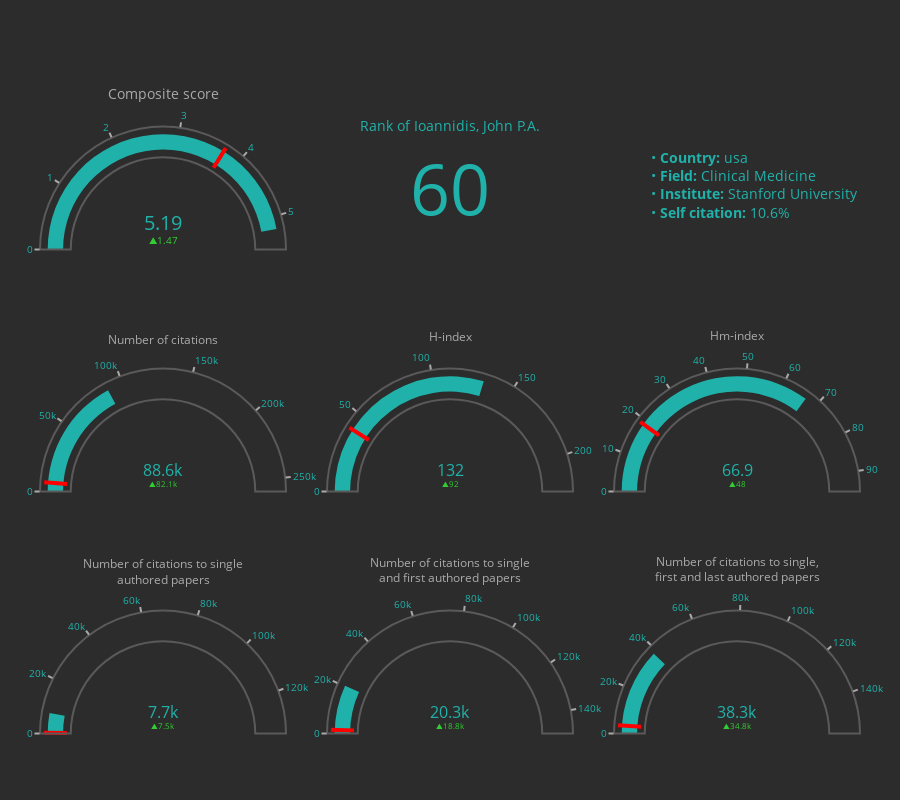
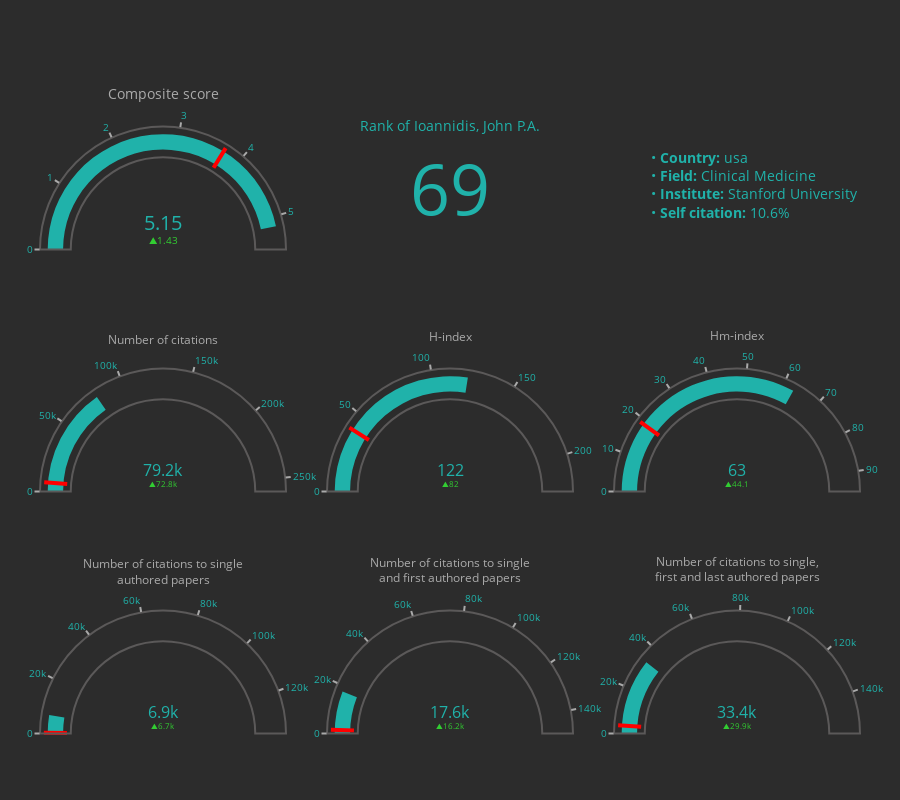
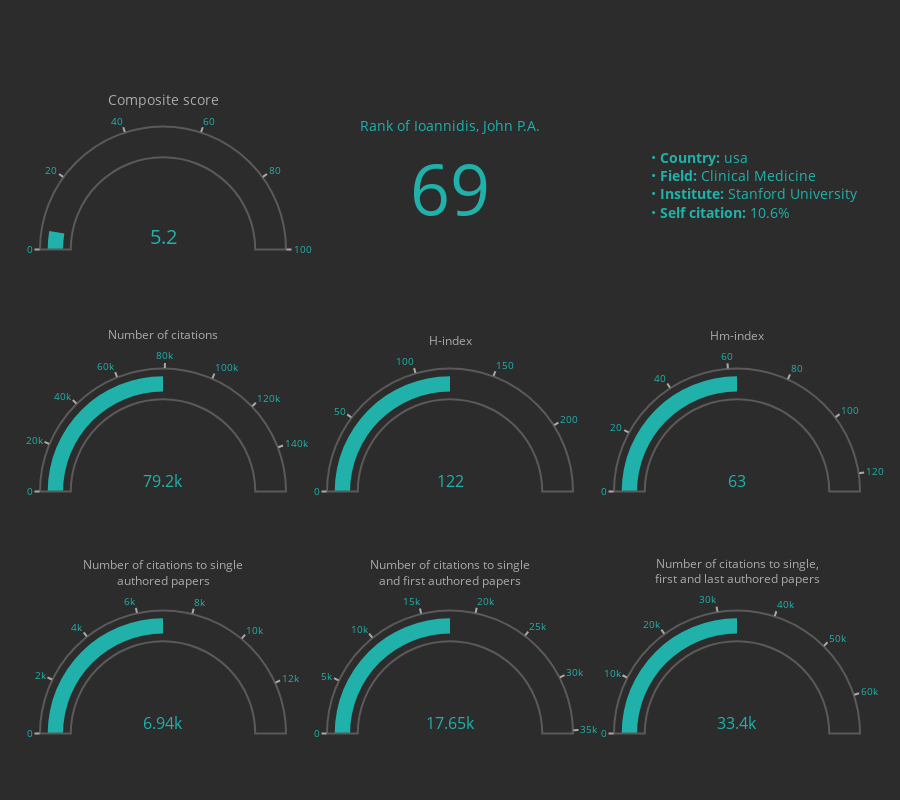
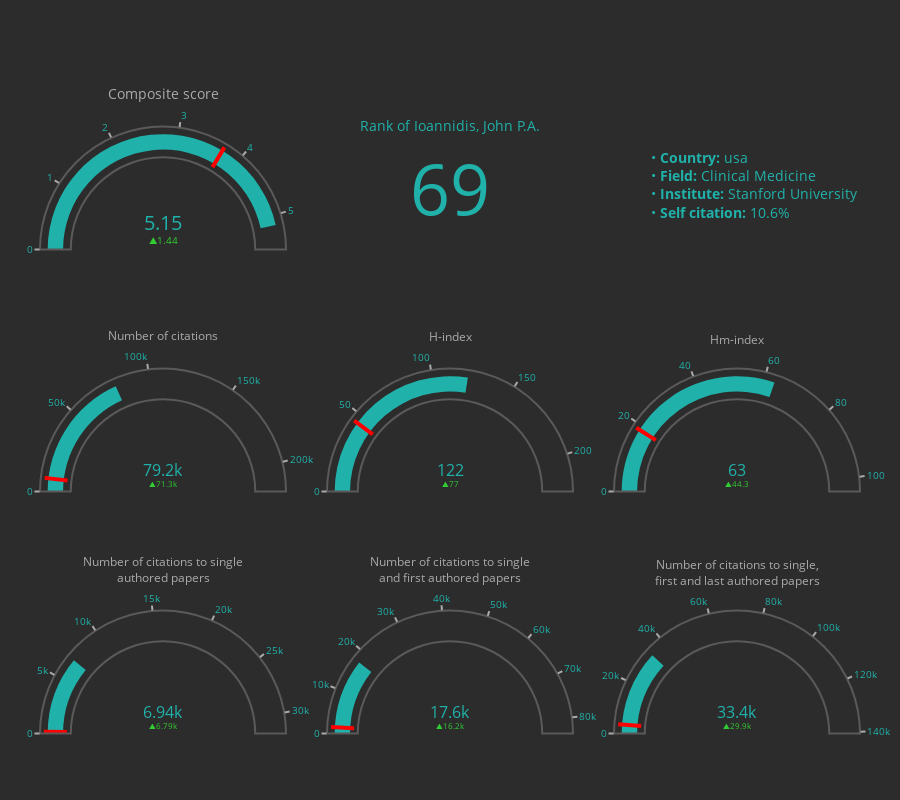

Here is the notebook cell these charts were saved with, in order:
### Code cell
#| label: fig2cell

from Dash_client import TwoPercentersClient
import plotly.io as pio
pio.renderers.default = "plotly_mimetype"
client = TwoPercentersClient()
client.interactive_author_metrics_complete()

### Figure 1 — Plotly figure (JSON) as saved in the notebook; plotly's stock layout.template omitted (floating-point values rounded to 4 significant figures)
{"data": [{"delta": {"decreasing": {"color": "indianred"}, "increasing": {"color": "limegreen"}, "reference": 6482}, "domain": {"x": [0, 0.3], "y": [0.3667, 0.6333]}, "gauge": {"axis": {"range": [null, 259310], "tickcolor": "#aaa", "tickwidth": 2}, "bar": {"color": "lightseagreen"}, "bgcolor": "#2C2C2C", "bordercolor": "#5b5959", "borderwidth": 2, "threshold": {"line": {"color": "red", "width": 4}, "thickness": 0.75, "value": 6482}}, "mode": "gauge+number+delta", "number": {"font": {"color": "lightseagreen", "size": 16}}, "title": {"font": {"color": "#aaa", "size": 12}, "text": "Number of citations"}, "type": "indicator", "value": 88629}, {"delta": {"decreasing": {"color": "indianred"}, "increasing": {"color": "limegreen"}, "reference": 40}, "domain": {"x": [0.35, 0.65], "y": [0.3667, 0.6333]}, "gauge": {"axis": {"range": [null, 222], "tickcolor": "#aaa", "tickwidth": 2}, "bar": {"color": "lightseagreen"}, "bgcolor": "#2C2C2C", "bordercolor": "#5b5959", "borderwidth": 2, "threshold": {"line": {"color": "red", "width": 4}, "thickness": 0.75, "value": 40}}, "mode": "gauge+number+delta", "number": {"font": {"color": "lightseagreen", "size": 16}}, "title": {"font": {"color": "#aaa", "size": 12}, "text": "H-index"}, "type": "indicator", "value": 132}, {"delta": {"decreasing": {"color": "indianred"}, "increasing": {"color": "limegreen"}, "reference": 18.86}, "domain": {"x": [0.7, 1], "y": [0.3667, 0.6333]}, "gauge": {"axis": {"range": [null, 95.08], "tickcolor": "#aaa", "tickwidth": 2}, "bar": {"color": "lightseagreen"}, "bgcolor": "#2C2C2C", "bordercolor": "#5b5959", "borderwidth": 2, "threshold": {"line": {"color": "red", "width": 4}, "thickness": 0.75, "value": 18.86}}, "mode": "gauge+number+delta", "number": {"font": {"color": "lightseagreen", "size": 16}}, "title": {"font": {"color": "#aaa", "size": 12}, "text": "Hm-index"}, "type": "indicator", "value": 66.85}, {"delta": {"decreasing": {"color": "indianred"}, "increasing": {"color": "limegreen"}, "reference": 227}, "domain": {"x": [0, 0.3], "y": [0, 0.2667]}, "gauge": {"axis": {"range": [null, 135334], "tickcolor": "#aaa", "tickwidth": 2}, "bar": {"color": "lightseagreen"}, "bgcolor": "#2C2C2C", "bordercolor": "#5b5959", "borderwidth": 2, "threshold": {"line": {"color": "red", "width": 4}, "thickness": 0.75, "value": 227}}, "mode": "gauge+number+delta", "number": {"font": {"color": "lightseagreen", "size": 16}}, "title": {"font": {"color": "#aaa", "size": 12}, "text": "Number of citations to single<br>authored papers"}, "type": "indicator", "value": 7689}, {"delta": {"decreasing": {"color": "indianred"}, "increasing": {"color": "limegreen"}, "reference": 1490}, "domain": {"x": [0.35, 0.65], "y": [0, 0.2667]}, "gauge": {"axis": {"range": [null, 149125], "tickcolor": "#aaa", "tickwidth": 2}, "bar": {"color": "lightseagreen"}, "bgcolor": "#2C2C2C", "bordercolor": "#5b5959", "borderwidth": 2, "threshold": {"line": {"color": "red", "width": 4}, "thickness": 0.75, "value": 1490}}, "mode": "gauge+number+delta", "number": {"font": {"color": "lightseagreen", "size": 16}}, "title": {"font": {"color": "#aaa", "size": 12}, "text": "Number of citations to single<br>and first authored papers"}, "type": "indicator", "value": 20288}, {"delta": {"decreasing": {"color": "indianred"}, "increasing": {"color": "limegreen"}, "reference": 3506}, "domain": {"x": [0.7, 1], "y": [0, 0.2667]}, "gauge": {"axis": {"range": [null, 157458], "tickcolor": "#aaa", "tickwidth": 2}, "bar": {"color": "lightseagreen"}, "bgcolor": "#2C2C2C", "bordercolor": "#5b5959", "borderwidth": 2, "threshold": {"line": {"color": "red", "width": 4}, "thickness": 0.75, "value": 3506}}, "mode": "gauge+number+delta", "number": {"font": {"color": "lightseagreen", "size": 16}}, "title": {"font": {"color": "#aaa", "size": 12}, "text": "Number of citations to single,<br>first and last authored papers"}, "type": "indicator", "value": 38312}, {"delta": {"decreasing": {"color": "indianred"}, "increasing": {"color": "limegreen"}, "reference": 3.724}, "domain": {"x": [0, 0.3], "y": [0.7333, 1]}, "gauge": {"axis": {"range": [null, 5.506], "tickcolor": "#aaa", "tickwidth": 2}, "bar": {"color": "lightseagreen"}, "bgcolor": "#2C2C2C", "bordercolor": "#5b5959", "borderwidth": 2, "threshold": {"line": {"color": "red", "width": 4}, "thickness": 0.75, "value": 3.724}}, "mode": "gauge+number+delta", "number": {"font": {"color": "lightseagreen", "size": 20}}, "title": {"font": {"color": "#aaa", "size": 14}, "text": "Composite score"}, "type": "indicator", "value": 5.193}, {"domain": {"x": [0.35, 0.65], "y": [0.7333, 1]}, "mode": "number", "number": {"font": {"color": "lightseagreen", "size": 70}}, "title": {"font": {"color": "lightseagreen", "size": 14}, "text": "Rank of Ioannidis, John P.A."}, "type": "indicator", "value": 60}], "layout": {"annotations": [{"align": "left", "font": {"color": "lightseagreen", "size": 14}, "showarrow": false, "text": "• <b>Country:</b> usa<br>• <b>Field:</b> Clinical Medicine<br>• <b>Institute:</b> Stanford University<br>• <b>Self citation:</b> 10.6%", "x": 1, "xref": "paper", "y": 0.93, "yref": "paper"}], "font": {"color": "lightseagreen", "size": 10}, "height": 800, "margin": {"b": 40, "l": 40, "r": 40, "t": 100}, "paper_bgcolor": "#2C2C2C", "plot_bgcolor": "#2C2C2C", "showlegend": false}}

### Figure 2 — Plotly figure (JSON) as saved in the notebook; plotly's stock layout.template omitted (floating-point values rounded to 4 significant figures)
{"data": [{"delta": {"decreasing": {"color": "indianred"}, "increasing": {"color": "limegreen"}, "reference": 6482}, "domain": {"x": [0, 0.3], "y": [0.3667, 0.6333]}, "gauge": {"axis": {"range": [null, 259310], "tickcolor": "#aaa", "tickwidth": 2}, "bar": {"color": "lightseagreen"}, "bgcolor": "#2C2C2C", "bordercolor": "#5b5959", "borderwidth": 2, "threshold": {"line": {"color": "red", "width": 4}, "thickness": 0.75, "value": 6482}}, "mode": "gauge+number+delta", "number": {"font": {"color": "lightseagreen", "size": 16}}, "title": {"font": {"color": "#aaa", "size": 12}, "text": "Number of citations"}, "type": "indicator", "value": 79244}, {"delta": {"decreasing": {"color": "indianred"}, "increasing": {"color": "limegreen"}, "reference": 40}, "domain": {"x": [0.35, 0.65], "y": [0.3667, 0.6333]}, "gauge": {"axis": {"range": [null, 222], "tickcolor": "#aaa", "tickwidth": 2}, "bar": {"color": "lightseagreen"}, "bgcolor": "#2C2C2C", "bordercolor": "#5b5959", "borderwidth": 2, "threshold": {"line": {"color": "red", "width": 4}, "thickness": 0.75, "value": 40}}, "mode": "gauge+number+delta", "number": {"font": {"color": "lightseagreen", "size": 16}}, "title": {"font": {"color": "#aaa", "size": 12}, "text": "H-index"}, "type": "indicator", "value": 122}, {"delta": {"decreasing": {"color": "indianred"}, "increasing": {"color": "limegreen"}, "reference": 18.86}, "domain": {"x": [0.7, 1], "y": [0.3667, 0.6333]}, "gauge": {"axis": {"range": [null, 95.08], "tickcolor": "#aaa", "tickwidth": 2}, "bar": {"color": "lightseagreen"}, "bgcolor": "#2C2C2C", "bordercolor": "#5b5959", "borderwidth": 2, "threshold": {"line": {"color": "red", "width": 4}, "thickness": 0.75, "value": 18.86}}, "mode": "gauge+number+delta", "number": {"font": {"color": "lightseagreen", "size": 16}}, "title": {"font": {"color": "#aaa", "size": 12}, "text": "Hm-index"}, "type": "indicator", "value": 62.96}, {"delta": {"decreasing": {"color": "indianred"}, "increasing": {"color": "limegreen"}, "reference": 227}, "domain": {"x": [0, 0.3], "y": [0, 0.2667]}, "gauge": {"axis": {"range": [null, 135334], "tickcolor": "#aaa", "tickwidth": 2}, "bar": {"color": "lightseagreen"}, "bgcolor": "#2C2C2C", "bordercolor": "#5b5959", "borderwidth": 2, "threshold": {"line": {"color": "red", "width": 4}, "thickness": 0.75, "value": 227}}, "mode": "gauge+number+delta", "number": {"font": {"color": "lightseagreen", "size": 16}}, "title": {"font": {"color": "#aaa", "size": 12}, "text": "Number of citations to single<br>authored papers"}, "type": "indicator", "value": 6939}, {"delta": {"decreasing": {"color": "indianred"}, "increasing": {"color": "limegreen"}, "reference": 1490}, "domain": {"x": [0.35, 0.65], "y": [0, 0.2667]}, "gauge": {"axis": {"range": [null, 149125], "tickcolor": "#aaa", "tickwidth": 2}, "bar": {"color": "lightseagreen"}, "bgcolor": "#2C2C2C", "bordercolor": "#5b5959", "borderwidth": 2, "threshold": {"line": {"color": "red", "width": 4}, "thickness": 0.75, "value": 1490}}, "mode": "gauge+number+delta", "number": {"font": {"color": "lightseagreen", "size": 16}}, "title": {"font": {"color": "#aaa", "size": 12}, "text": "Number of citations to single<br>and first authored papers"}, "type": "indicator", "value": 17649}, {"delta": {"decreasing": {"color": "indianred"}, "increasing": {"color": "limegreen"}, "reference": 3506}, "domain": {"x": [0.7, 1], "y": [0, 0.2667]}, "gauge": {"axis": {"range": [null, 157458], "tickcolor": "#aaa", "tickwidth": 2}, "bar": {"color": "lightseagreen"}, "bgcolor": "#2C2C2C", "bordercolor": "#5b5959", "borderwidth": 2, "threshold": {"line": {"color": "red", "width": 4}, "thickness": 0.75, "value": 3506}}, "mode": "gauge+number+delta", "number": {"font": {"color": "lightseagreen", "size": 16}}, "title": {"font": {"color": "#aaa", "size": 12}, "text": "Number of citations to single,<br>first and last authored papers"}, "type": "indicator", "value": 33386}, {"delta": {"decreasing": {"color": "indianred"}, "increasing": {"color": "limegreen"}, "reference": 3.724}, "domain": {"x": [0, 0.3], "y": [0.7333, 1]}, "gauge": {"axis": {"range": [null, 5.506], "tickcolor": "#aaa", "tickwidth": 2}, "bar": {"color": "lightseagreen"}, "bgcolor": "#2C2C2C", "bordercolor": "#5b5959", "borderwidth": 2, "threshold": {"line": {"color": "red", "width": 4}, "thickness": 0.75, "value": 3.724}}, "mode": "gauge+number+delta", "number": {"font": {"color": "lightseagreen", "size": 20}}, "title": {"font": {"color": "#aaa", "size": 14}, "text": "Composite score"}, "type": "indicator", "value": 5.151}, {"domain": {"x": [0.35, 0.65], "y": [0.7333, 1]}, "mode": "number", "number": {"font": {"color": "lightseagreen", "size": 70}}, "title": {"font": {"color": "lightseagreen", "size": 14}, "text": "Rank of Ioannidis, John P.A."}, "type": "indicator", "value": 69}], "layout": {"annotations": [{"align": "left", "font": {"color": "lightseagreen", "size": 14}, "showarrow": false, "text": "• <b>Country:</b> usa<br>• <b>Field:</b> Clinical Medicine<br>• <b>Institute:</b> Stanford University<br>• <b>Self citation:</b> 10.6%", "x": 1, "xref": "paper", "y": 0.93, "yref": "paper"}], "font": {"color": "lightseagreen", "size": 10}, "height": 800, "margin": {"b": 40, "l": 40, "r": 40, "t": 100}, "paper_bgcolor": "#2C2C2C", "plot_bgcolor": "#2C2C2C", "showlegend": false}}

### Figure 3 — Plotly figure (JSON) as saved in the notebook; plotly's stock layout.template omitted (floating-point values rounded to 4 significant figures)
{"data": [{"domain": {"x": [0, 0.3], "y": [0.3667, 0.6333]}, "gauge": {"axis": {"range": [null, 158488], "tickcolor": "#aaa", "tickwidth": 2}, "bar": {"color": "lightseagreen"}, "bgcolor": "#2C2C2C", "bordercolor": "#5b5959", "borderwidth": 2}, "mode": "gauge+number", "number": {"font": {"color": "lightseagreen", "size": 16}}, "title": {"font": {"color": "#aaa", "size": 12}, "text": "Number of citations"}, "type": "indicator", "value": 79244}, {"domain": {"x": [0.35, 0.65], "y": [0.3667, 0.6333]}, "gauge": {"axis": {"range": [null, 244], "tickcolor": "#aaa", "tickwidth": 2}, "bar": {"color": "lightseagreen"}, "bgcolor": "#2C2C2C", "bordercolor": "#5b5959", "borderwidth": 2}, "mode": "gauge+number", "number": {"font": {"color": "lightseagreen", "size": 16}}, "title": {"font": {"color": "#aaa", "size": 12}, "text": "H-index"}, "type": "indicator", "value": 122}, {"domain": {"x": [0.7, 1], "y": [0.3667, 0.6333]}, "gauge": {"axis": {"range": [null, 125.9], "tickcolor": "#aaa", "tickwidth": 2}, "bar": {"color": "lightseagreen"}, "bgcolor": "#2C2C2C", "bordercolor": "#5b5959", "borderwidth": 2}, "mode": "gauge+number", "number": {"font": {"color": "lightseagreen", "size": 16}}, "title": {"font": {"color": "#aaa", "size": 12}, "text": "Hm-index"}, "type": "indicator", "value": 62.96}, {"domain": {"x": [0, 0.3], "y": [0, 0.2667]}, "gauge": {"axis": {"range": [null, 13878], "tickcolor": "#aaa", "tickwidth": 2}, "bar": {"color": "lightseagreen"}, "bgcolor": "#2C2C2C", "bordercolor": "#5b5959", "borderwidth": 2}, "mode": "gauge+number", "number": {"font": {"color": "lightseagreen", "size": 16}}, "title": {"font": {"color": "#aaa", "size": 12}, "text": "Number of citations to single<br>authored papers"}, "type": "indicator", "value": 6939}, {"domain": {"x": [0.35, 0.65], "y": [0, 0.2667]}, "gauge": {"axis": {"range": [null, 35298], "tickcolor": "#aaa", "tickwidth": 2}, "bar": {"color": "lightseagreen"}, "bgcolor": "#2C2C2C", "bordercolor": "#5b5959", "borderwidth": 2}, "mode": "gauge+number", "number": {"font": {"color": "lightseagreen", "size": 16}}, "title": {"font": {"color": "#aaa", "size": 12}, "text": "Number of citations to single<br>and first authored papers"}, "type": "indicator", "value": 17649}, {"domain": {"x": [0.7, 1], "y": [0, 0.2667]}, "gauge": {"axis": {"range": [null, 66772], "tickcolor": "#aaa", "tickwidth": 2}, "bar": {"color": "lightseagreen"}, "bgcolor": "#2C2C2C", "bordercolor": "#5b5959", "borderwidth": 2}, "mode": "gauge+number", "number": {"font": {"color": "lightseagreen", "size": 16}}, "title": {"font": {"color": "#aaa", "size": 12}, "text": "Number of citations to single,<br>first and last authored papers"}, "type": "indicator", "value": 33386}, {"domain": {"x": [0, 0.3], "y": [0.7333, 1]}, "gauge": {"axis": {"range": [null, 100], "tickcolor": "#aaa", "tickwidth": 2}, "bar": {"color": "lightseagreen"}, "bgcolor": "#2C2C2C", "bordercolor": "#5b5959", "borderwidth": 2}, "mode": "gauge+number", "number": {"font": {"color": "lightseagreen", "size": 20}}, "title": {"font": {"color": "#aaa", "size": 14}, "text": "Composite score"}, "type": "indicator", "value": 5.151}, {"domain": {"x": [0.35, 0.65], "y": [0.7333, 1]}, "mode": "number", "number": {"font": {"color": "lightseagreen", "size": 70}}, "title": {"font": {"color": "lightseagreen", "size": 14}, "text": "Rank of Ioannidis, John P.A."}, "type": "indicator", "value": 69}], "layout": {"annotations": [{"align": "left", "font": {"color": "lightseagreen", "size": 14}, "showarrow": false, "text": "• <b>Country:</b> usa<br>• <b>Field:</b> Clinical Medicine<br>• <b>Institute:</b> Stanford University<br>• <b>Self citation:</b> 10.6%", "x": 1, "xref": "paper", "y": 0.93, "yref": "paper"}], "font": {"color": "lightseagreen", "size": 10}, "height": 800, "margin": {"b": 40, "l": 40, "r": 40, "t": 100}, "paper_bgcolor": "#2C2C2C", "plot_bgcolor": "#2C2C2C", "showlegend": false}}

### Figure 4 — Plotly figure (JSON) as saved in the notebook; plotly's stock layout.template omitted (floating-point values rounded to 4 significant figures)
{"data": [{"delta": {"decreasing": {"color": "indianred"}, "increasing": {"color": "limegreen"}, "reference": 7914.0}, "domain": {"x": [0, 0.3], "y": [0.3667, 0.6333]}, "gauge": {"axis": {"range": [null, 216829], "tickcolor": "#aaa", "tickwidth": 2}, "bar": {"color": "lightseagreen"}, "bgcolor": "#2C2C2C", "bordercolor": "#5b5959", "borderwidth": 2, "threshold": {"line": {"color": "red", "width": 4}, "thickness": 0.75, "value": 7914.0}}, "mode": "gauge+number+delta", "number": {"font": {"color": "lightseagreen", "size": 16}}, "title": {"font": {"color": "#aaa", "size": 12}, "text": "Number of citations"}, "type": "indicator", "value": 79244}, {"delta": {"decreasing": {"color": "indianred"}, "increasing": {"color": "limegreen"}, "reference": 45}, "domain": {"x": [0.35, 0.65], "y": [0.3667, 0.6333]}, "gauge": {"axis": {"range": [null, 222], "tickcolor": "#aaa", "tickwidth": 2}, "bar": {"color": "lightseagreen"}, "bgcolor": "#2C2C2C", "bordercolor": "#5b5959", "borderwidth": 2, "threshold": {"line": {"color": "red", "width": 4}, "thickness": 0.75, "value": 45}}, "mode": "gauge+number+delta", "number": {"font": {"color": "lightseagreen", "size": 16}}, "title": {"font": {"color": "#aaa", "size": 12}, "text": "H-index"}, "type": "indicator", "value": 122}, {"delta": {"decreasing": {"color": "indianred"}, "increasing": {"color": "limegreen"}, "reference": 18.67}, "domain": {"x": [0.7, 1], "y": [0.3667, 0.6333]}, "gauge": {"axis": {"range": [null, 104.0], "tickcolor": "#aaa", "tickwidth": 2}, "bar": {"color": "lightseagreen"}, "bgcolor": "#2C2C2C", "bordercolor": "#5b5959", "borderwidth": 2, "threshold": {"line": {"color": "red", "width": 4}, "thickness": 0.75, "value": 18.67}}, "mode": "gauge+number+delta", "number": {"font": {"color": "lightseagreen", "size": 16}}, "title": {"font": {"color": "#aaa", "size": 12}, "text": "Hm-index"}, "type": "indicator", "value": 62.96}, {"delta": {"decreasing": {"color": "indianred"}, "increasing": {"color": "limegreen"}, "reference": 147}, "domain": {"x": [0, 0.3], "y": [0, 0.2667]}, "gauge": {"axis": {"range": [null, 31735], "tickcolor": "#aaa", "tickwidth": 2}, "bar": {"color": "lightseagreen"}, "bgcolor": "#2C2C2C", "bordercolor": "#5b5959", "borderwidth": 2, "threshold": {"line": {"color": "red", "width": 4}, "thickness": 0.75, "value": 147}}, "mode": "gauge+number+delta", "number": {"font": {"color": "lightseagreen", "size": 16}}, "title": {"font": {"color": "#aaa", "size": 12}, "text": "Number of citations to single<br>authored papers"}, "type": "indicator", "value": 6939}, {"delta": {"decreasing": {"color": "indianred"}, "increasing": {"color": "limegreen"}, "reference": 1457}, "domain": {"x": [0.35, 0.65], "y": [0, 0.2667]}, "gauge": {"axis": {"range": [null, 83490], "tickcolor": "#aaa", "tickwidth": 2}, "bar": {"color": "lightseagreen"}, "bgcolor": "#2C2C2C", "bordercolor": "#5b5959", "borderwidth": 2, "threshold": {"line": {"color": "red", "width": 4}, "thickness": 0.75, "value": 1457}}, "mode": "gauge+number+delta", "number": {"font": {"color": "lightseagreen", "size": 16}}, "title": {"font": {"color": "#aaa", "size": 12}, "text": "Number of citations to single<br>and first authored papers"}, "type": "indicator", "value": 17649}, {"delta": {"decreasing": {"color": "indianred"}, "increasing": {"color": "limegreen"}, "reference": 3512}, "domain": {"x": [0.7, 1], "y": [0, 0.2667]}, "gauge": {"axis": {"range": [null, 140667], "tickcolor": "#aaa", "tickwidth": 2}, "bar": {"color": "lightseagreen"}, "bgcolor": "#2C2C2C", "bordercolor": "#5b5959", "borderwidth": 2, "threshold": {"line": {"color": "red", "width": 4}, "thickness": 0.75, "value": 3512}}, "mode": "gauge+number+delta", "number": {"font": {"color": "lightseagreen", "size": 16}}, "title": {"font": {"color": "#aaa", "size": 12}, "text": "Number of citations to single,<br>first and last authored papers"}, "type": "indicator", "value": 33386}, {"delta": {"decreasing": {"color": "indianred"}, "increasing": {"color": "limegreen"}, "reference": 3.715}, "domain": {"x": [0, 0.3], "y": [0.7333, 1]}, "gauge": {"axis": {"range": [null, 5.526], "tickcolor": "#aaa", "tickwidth": 2}, "bar": {"color": "lightseagreen"}, "bgcolor": "#2C2C2C", "bordercolor": "#5b5959", "borderwidth": 2, "threshold": {"line": {"color": "red", "width": 4}, "thickness": 0.75, "value": 3.715}}, "mode": "gauge+number+delta", "number": {"font": {"color": "lightseagreen", "size": 20}}, "title": {"font": {"color": "#aaa", "size": 14}, "text": "Composite score"}, "type": "indicator", "value": 5.151}, {"domain": {"x": [0.35, 0.65], "y": [0.7333, 1]}, "mode": "number", "number": {"font": {"color": "lightseagreen", "size": 70}}, "title": {"font": {"color": "lightseagreen", "size": 14}, "text": "Rank of Ioannidis, John P.A."}, "type": "indicator", "value": 69}], "layout": {"annotations": [{"align": "left", "font": {"color": "lightseagreen", "size": 14}, "showarrow": false, "text": "• <b>Country:</b> usa<br>• <b>Field:</b> Clinical Medicine<br>• <b>Institute:</b> Stanford University<br>• <b>Self citation:</b> 10.6%", "x": 1, "xref": "paper", "y": 0.93, "yref": "paper"}], "font": {"color": "lightseagreen", "size": 10}, "height": 800, "margin": {"b": 40, "l": 40, "r": 40, "t": 100}, "paper_bgcolor": "#2C2C2C", "plot_bgcolor": "#2C2C2C", "showlegend": false}}
